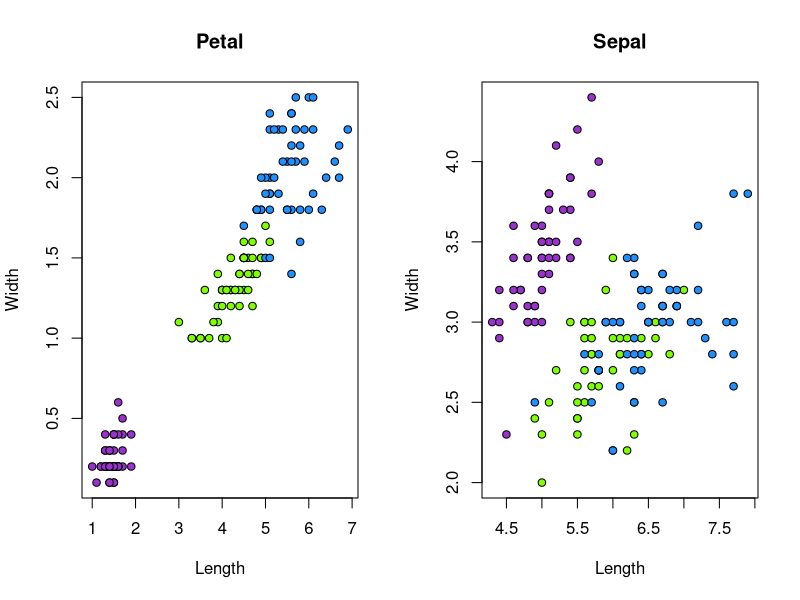

Write the R code that produced this figure.
# Iris Data Assignment One

# Create two columns on single row
par(
  mfrow=c(1,2))
 
# Create scatter plot for petals
plot(
  iris$Petal.Length,
  iris$Petal.Width,
  pch=21, # type of symbol
  bg=c("darkorchid3", "chartreuse", "dodgerblue1")[unclass(iris$Species)],
  main="Petal", # main title
  xlab="Length", # x title
  ylab="Width" # y title
)
 
# Create scatter plot for sepal
plot(
  iris$Sepal.Length,
  iris$Sepal.Width,
  pch=21,
  bg=c("darkorchid3", "chartreuse", "dodgerblue1")[unclass(iris$Species)],
  main="Sepal",
  xlab="Length",
  ylab="Width"
)
